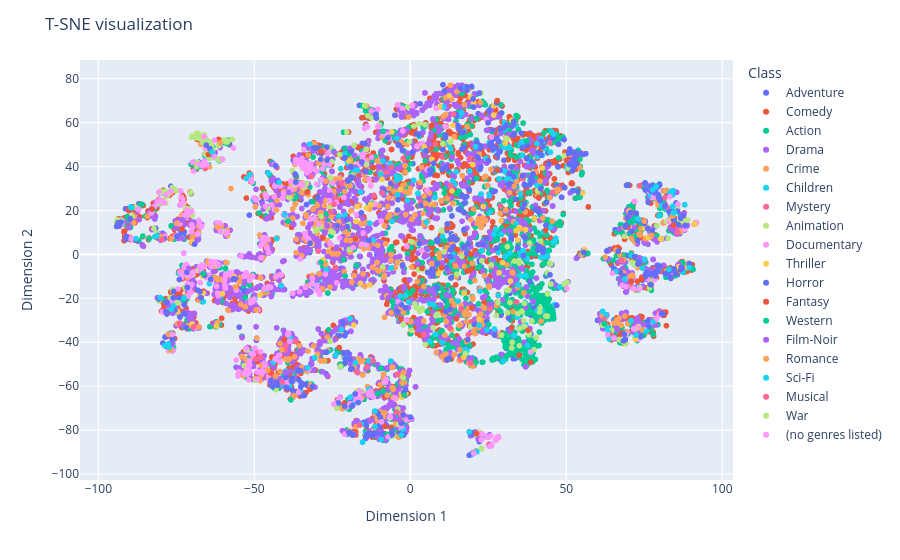

Write notebook code for a chart like this one.
### Code cell
fig = px.scatter(df_tsne, x = 'Dim1', y= 'Dim2', color= 'Class')
fig.update_layout(
    title="T-SNE visualization",
    xaxis_title="Dimension 1",
    yaxis_title="Dimension 2",
)
fig.write_image('tsne.png')
fig.show()

### Figure 1 — Plotly figure (JSON) as saved in the notebook; plotly's stock layout.template omitted (floating-point values rounded to 4 significant figures; data arrays with more than 128 entries replaced by an {"elided": "..."} marker saying what was removed)
{"data": [{"hovertemplate": "Class=Adventure<br>Dim1=%{x}<br>Dim2=%{y}<extra></extra>", "legendgroup": "Adventure", "marker": {"color": "#636efa", "symbol": "circle"}, "mode": "markers", "name": "Adventure", "showlegend": true, "type": "scattergl", "x": {"elided": "653 float values"}, "xaxis": "x", "y": {"elided": "653 float values"}, "yaxis": "y"}, {"hovertemplate": "Class=Comedy<br>Dim1=%{x}<br>Dim2=%{y}<extra></extra>", "legendgroup": "Comedy", "marker": {"color": "#EF553B", "symbol": "circle"}, "mode": "markers", "name": "Comedy", "showlegend": true, "type": "scattergl", "x": {"elided": "2779 float values"}, "xaxis": "x", "y": {"elided": "2779 float values"}, "yaxis": "y"}, {"hovertemplate": "Class=Action<br>Dim1=%{x}<br>Dim2=%{y}<extra></extra>", "legendgroup": "Action", "marker": {"color": "#00cc96", "symbol": "circle"}, "mode": "markers", "name": "Action", "showlegend": true, "type": "scattergl", "x": {"elided": "1828 float values"}, "xaxis": "x", "y": {"elided": "1828 float values"}, "yaxis": "y"}, {"hovertemplate": "Class=Drama<br>Dim1=%{x}<br>Dim2=%{y}<extra></extra>", "legendgroup": "Drama", "marker": {"color": "#ab63fa", "symbol": "circle"}, "mode": "markers", "name": "Drama", "showlegend": true, "type": "scattergl", "x": {"elided": "2226 float values"}, "xaxis": "x", "y": {"elided": "2226 float values"}, "yaxis": "y"}, {"hovertemplate": "Class=Crime<br>Dim1=%{x}<br>Dim2=%{y}<extra></extra>", "legendgroup": "Crime", "marker": {"color": "#FFA15A", "symbol": "circle"}, "mode": "markers", "name": "Crime", "showlegend": true, "type": "scattergl", "x": {"elided": "537 float values"}, "xaxis": "x", "y": {"elided": "537 float values"}, "yaxis": "y"}, {"hovertemplate": "Class=Children<br>Dim1=%{x}<br>Dim2=%{y}<extra></extra>", "legendgroup": "Children", "marker": {"color": "#19d3f3", "symbol": "circle"}, "mode": "markers", "name": "Children", "showlegend": true, "type": "scattergl", "x": {"elided": "197 float values"}, "xaxis": "x", "y": {"elided": "197 float values"}, "yaxis": "y"}, {"hovertemplate": "Class=Mystery<br>Dim1=%{x}<br>Dim2=%{y}<extra></extra>", "legendgroup": "Mystery", "marker": {"color": "#FF6692", "symbol": "circle"}, "mode": "markers", "name": "Mystery", "showlegend": true, "type": "scattergl", "x": [16.41, 19.35, -11.94, 10.23, -6.072, -73.97, 4.31, -27.87, 25.93, -41.11, -23.77, 36.06, 3.353, -2.298, 12.96, -7.551, 28.89, 11.72, -2.375, 82.75, -40.22, 45.73, 85.57, 16.27, -22.0, -31.72, 79.67, -13.22, -13.93, 14.26, 62.23, 7.966, 47.44, -65.79, 19.73, -48.9, 18.59, -26.69, -28.19, 25.64, 67.72, 6.894, 81.51, 70.36, 25.14, 78.99, -4.154, 34.08], "xaxis": "x", "y": [-47.73, -49.47, -48.49, 44.35, 39.68, -31.23, -36.59, 16.67, -5.592, -43.16, 25.25, 34.49, 23.69, 43.67, 31.3, 37.42, 22.11, -48.25, -72.77, 21.03, -43.61, 28.36, 12.58, -24.78, 32.44, 35.4, -26.82, 4.759, -51.27, -4.387, -29.62, 50.07, 30.7, 39.09, -30.65, -44.55, -36.52, 46.32, 46.61, -24.67, -2.637, -6.784, 25.7, 20.01, -86.64, -6.357, -54.6, -21.71], "yaxis": "y"}, {"hovertemplate": "Class=Animation<br>Dim1=%{x}<br>Dim2=%{y}<extra></extra>", "legendgroup": "Animation", "marker": {"color": "#B6E880", "symbol": "circle"}, "mode": "markers", "name": "Animation", "showlegend": true, "type": "scattergl", "x": {"elided": "298 float values"}, "xaxis": "x", "y": {"elided": "298 float values"}, "yaxis": "y"}, {"hovertemplate": "Class=Documentary<br>Dim1=%{x}<br>Dim2=%{y}<extra></extra>", "legendgroup": "Documentary", "marker": {"color": "#FF97FF", "symbol": "circle"}, "mode": "markers", "name": "Documentary", "showlegend": true, "type": "scattergl", "x": {"elided": "386 float values"}, "xaxis": "x", "y": {"elided": "386 float values"}, "yaxis": "y"}, {"hovertemplate": "Class=Thriller<br>Dim1=%{x}<br>Dim2=%{y}<extra></extra>", "legendgroup": "Thriller", "marker": {"color": "#FECB52", "symbol": "circle"}, "mode": "markers", "name": "Thriller", "showlegend": true, "type": "scattergl", "x": [39.79, 9.388, 42.29, -19.68, -3.22, 17.15, 13.34, 34.38, 13.68, 55.24, -16.0, -12.97, 12.45, 32.5, 29.59, -17.42, -14.06, -1.518, -36.81, -66.52, -27.24, -3.842, -76.94, -2.769, -3.692, -60.25, 28.52, -12.63, -9.067, 6.898, -17.09, 50.95, 20.04, -56.4, 26.78, 30.44, -62.16, 6.348, -74.56, 77.29, -2.878, 36.98, 23.43, 34.97, 55.88, 17.24, 29.06, 26.79, -69.94, -5.924, -2.627, 4.474, 33.95, -30.11, 91.13, 32.11, 20.31, 76.5, -27.99, 88.96, -67.86, -70.02, -11.76, -66.38, 80.23, 76.22, -12.26, 76.24, 75.21, 80.49, 22.04, 86.01, 72.24, 8.997, 19.3, 70.22, 9.834, -48.19, -21.36, 83.69, -31.55, 72.17, 88.92, -18.05], "xaxis": "x", "y": [16.29, 67.24, 39.35, 42.41, 29.53, -46.87, 28.89, 6.545, 58.83, 27.89, -13.2, -13.87, 72.24, 61.04, -3.782, 15.02, 21.16, -63.41, -39.66, -9.897, 43.07, -83.19, -36.7, -4.255, -82.4, -17.86, -8.288, 22.89, 34.22, 43.41, 21.79, 45.6, 40.87, -10.23, 63.45, 50.54, -32.59, 24.08, -26.18, 9.242, -63.47, 11.26, 21.8, 12.24, 2.186, -17.61, 15.42, 67.66, -31.68, 55.77, -65.04, 48.98, 10.83, -46.96, 13.91, -12.15, 69.13, -9.015, -2.486, -6.063, -16.57, 5.669, -80.57, -17.61, 7.094, 7.753, -81.82, 11.66, 11.97, 7.04, -29.58, -5.697, -38.64, -8.708, 71.66, 19.69, -6.575, -18.47, -36.25, 15.95, 4.68, -33.97, -5.557, -32.16], "yaxis": "y"}, {"hovertemplate": "Class=Horror<br>Dim1=%{x}<br>Dim2=%{y}<extra></extra>", "legendgroup": "Horror", "marker": {"color": "#636efa", "symbol": "circle"}, "mode": "markers", "name": "Horror", "showlegend": true, "type": "scattergl", "x": {"elided": "468 float values"}, "xaxis": "x", "y": {"elided": "468 float values"}, "yaxis": "y"}, {"hovertemplate": "Class=Fantasy<br>Dim1=%{x}<br>Dim2=%{y}<extra></extra>", "legendgroup": "Fantasy", "marker": {"color": "#EF553B", "symbol": "circle"}, "mode": "markers", "name": "Fantasy", "showlegend": true, "type": "scattergl", "x": [7.451, 27.89, -3.095, 19.72, 6.819, 14.79, 18.23, 3.75, 84.33, -8.027, 41.14, 74.13, -33.01, -44.84, 21.24, 70.79, -22.01, -61.47, -17.58, 13.2, -73.21, 63.79, -8.148, -40.37, -82.75, 19.49, 46.22, -64.75, 27.82, -38.41, 43.33, 37.73, 69.83, 19.51, -28.66, 10.07, 15.02, 34.89, 72.84, 32.53, 38.54, -22.81], "xaxis": "x", "y": [45.74, 38.54, -29.52, -24.36, 58.59, -29.35, -7.553, -6.29, 13.31, -64.89, 25.88, -11.21, 28.42, -53.93, -81.67, -12.3, 24.59, 52.36, 7.098, 40.2, 11.62, -36.19, -78.28, -38.64, 20.63, -6.873, 34.38, 45.54, 69.94, -65.89, 10.89, -34.53, -28.85, 0.0804, 46.84, -6.067, 2.24, -45.88, -12.28, -33.35, -49.06, -42.43], "yaxis": "y"}, {"hovertemplate": "Class=Western<br>Dim1=%{x}<br>Dim2=%{y}<extra></extra>", "legendgroup": "Western", "marker": {"color": "#00cc96", "symbol": "circle"}, "mode": "markers", "name": "Western", "showlegend": true, "type": "scattergl", "x": [21.29, -20.91, 37.38, -26.8, -1.924, -36.52, -21.37, -8.693, -2.535, -28.63, -2.13, -8.756, -10.41, -72.7, -52.93, -66.38, -17.19, -39.22, -9.407, -38.26, 21.87, 25.14, 62.25], "xaxis": "x", "y": [34.67, -9.857, 51.77, 18.6, -64.08, 26.05, -2.398, 56.05, -59.08, -3.652, -56.3, -62.21, -63.49, -20.73, -19.65, -8.744, -5.067, 15.18, -51.84, -66.24, -22.56, -31.87, -31.52], "yaxis": "y"}, {"hovertemplate": "Class=Film-Noir<br>Dim1=%{x}<br>Dim2=%{y}<extra></extra>", "legendgroup": "Film-Noir", "marker": {"color": "#ab63fa", "symbol": "circle"}, "mode": "markers", "name": "Film-Noir", "showlegend": true, "type": "scattergl", "x": [-3.47, -6.971, -26.63, -21.67, -38.95, -25.48, 6.262, -2.366, -40.02, -71.04, -33.37, -73.25], "xaxis": "x", "y": [-75.12, -19.63, 12.99, 11.98, 28.25, 27.01, 67.94, 64.24, -53.77, -6.352, -51.85, 15.81], "yaxis": "y"}, {"hovertemplate": "Class=Romance<br>Dim1=%{x}<br>Dim2=%{y}<extra></extra>", "legendgroup": "Romance", "marker": {"color": "#FFA15A", "symbol": "circle"}, "mode": "markers", "name": "Romance", "showlegend": true, "type": "scattergl", "x": [-7.401, -3.793, -77.6, 68.83, -67.77, -54.78, -37.12, -2.571, 84.12, 14.11, 18.82, 32.63, -56.07, 33.34, -29.12, 24.71, -1.721, 47.11, 45.52, -42.88, -0.01349, 77.35, -41.2, -74.88, -61.8, -49.46, 13.6, -60.93, -80.02, -84.29, -39.91, 4.917, 14.53, -76.86, -6.824, -45.7, 75.04, 71.3], "xaxis": "x", "y": [-64.16, -83.16, -36.33, -28.1, -32.99, -12.61, -64.45, -58.57, 17.53, 53.64, -27.37, -8.04, -14.82, 30.99, -8.845, 31.41, 28.56, 29.71, 15.14, 20.27, 30.05, 8.612, -43.36, 14.18, 12.43, -25.27, 23.21, 50.79, 8.168, 17.35, -47.64, 23.27, -5.413, -43.51, 30.07, -52.81, 15.13, -9.427], "yaxis": "y"}, {"hovertemplate": "Class=Sci-Fi<br>Dim1=%{x}<br>Dim2=%{y}<extra></extra>", "legendgroup": "Sci-Fi", "marker": {"color": "#19d3f3", "symbol": "circle"}, "mode": "markers", "name": "Sci-Fi", "showlegend": true, "type": "scattergl", "x": [29.04, 35.29, -5.842, 40.59, -2.846, 84.74, 82.9, 37.05, -75.87, 20.92, -15.76, -89.26, -87.91, -19.29, -30.64, -89.49, -40.29, -45.48, 77.71, -78.65, -77.3, -32.27, 84.1, 84.33, -8.771, 68.75, 70.76, 73.23, 18.9, -72.48, 63.4, -76.57, -80.19, -42.04, 25.57, -32.89, 83.92, 22.09, 22.41, -15.23, 45.99, 29.91, 37.53, -81.93, -11.36, 89.49, -77.6, 78.88, -15.97, 84.31, -52.59, -51.42, 72.4, -11.31, -81.33, 24.49, 77.87, 65.94, -19.27, 33.16, -63.63, -22.11], "xaxis": "x", "y": [9.148, -9.775, 15.01, 50.45, -82.32, 19.03, -6.787, -9.63, -23.28, 48.99, -77.27, 21.32, 7.192, -65.1, -47.07, 21.18, 18.03, 36.99, 29.45, -41.51, -42.25, 50.22, 21.9, 19.01, 42.53, -11.2, -30.14, 15.97, -80.8, -19.79, -35.25, -24.99, -19.63, 32.84, 19.11, -51.65, 26.9, -32.31, -16.81, -85.37, 54.78, -48.58, -41.48, 8.016, -71.32, -6.049, -40.77, 30.79, 28.38, 28.92, 34.59, 36.39, -36.73, -78.47, 8.492, -34.45, -30.61, -7.893, -29.26, -36.99, 46.61, -34.23], "yaxis": "y"}, {"hovertemplate": "Class=Musical<br>Dim1=%{x}<br>Dim2=%{y}<extra></extra>", "legendgroup": "Musical", "marker": {"color": "#FF6692", "symbol": "circle"}, "mode": "markers", "name": "Musical", "showlegend": true, "type": "scattergl", "x": [-25.68, -24.45, 13.86, -4.394, 12.71, -16.18, 19.09, -24.01, -79.48, 85.73, -11.64, -69.45, -47.88, -41.05, 44.75, -39.83, 73.53, -36.76, -29.53, -49.57, -8.898, -16.99, 25.4], "xaxis": "x", "y": [19.44, 22.85, 63.9, -71.8, -33.57, -77.69, 43.78, -6.032, 6.733, 9.904, 26.85, -33.03, -46.85, -58.26, 50.74, -41.49, 31.23, -39.59, 1.442, -47.62, 28.03, -53.72, -86.46], "yaxis": "y"}, {"hovertemplate": "Class=War<br>Dim1=%{x}<br>Dim2=%{y}<extra></extra>", "legendgroup": "War", "marker": {"color": "#B6E880", "symbol": "circle"}, "mode": "markers", "name": "War", "showlegend": true, "type": "scattergl", "x": [-14.0, -14.07, -2.293, -74.56], "xaxis": "x", "y": [40.79, 47.87, -56.1, -22.08], "yaxis": "y"}, {"hovertemplate": "Class=(no genres listed)<br>Dim1=%{x}<br>Dim2=%{y}<extra></extra>", "legendgroup": "(no genres listed)", "marker": {"color": "#FF97FF", "symbol": "circle"}, "mode": "markers", "name": "(no genres listed)", "showlegend": true, "type": "scattergl", "x": [-62.85, 50.21, 38.54, 83.24, 79.06, -24.56, 78.98, -26.3, -21.33, 67.9, 28.34, -69.88, 8.235, -9.246, -70.13, -73.42, -76.36, 71.68, 63.32, -62.76, 25.68, -73.58, 23.21, 85.81, 28.34, -41.87, 26.04, -29.09, 27.36, 20.37, -66.22, -70.01, -35.76, 64.81], "xaxis": "x", "y": [44.52, -15.56, -44.43, 26.25, -28.89, -68.2, -29.17, 46.15, 25.9, -14.02, -83.33, 41.88, 66.5, -76.26, 10.34, 26.09, -36.36, -33.94, -36.57, 51.9, -87.33, 28.95, -81.9, 22.87, -83.33, -45.85, -86.93, -18.1, -84.62, -90.59, 53.61, 19.54, -62.8, -8.666], "yaxis": "y"}], "layout": {"legend": {"title": {"text": "Class"}, "tracegroupgap": 0}, "margin": {"t": 60}, "title": {"text": "T-SNE visualization"}, "xaxis": {"anchor": "y", "domain": [0, 1], "title": {"text": "Dimension 1"}}, "yaxis": {"anchor": "x", "domain": [0, 1], "title": {"text": "Dimension 2"}}}}
